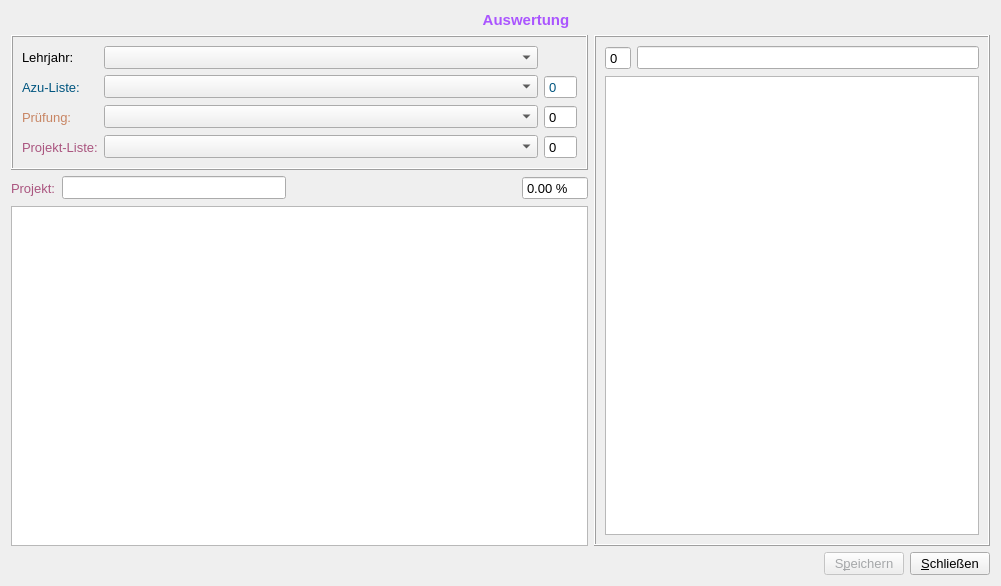
<?xml version="1.0" encoding="UTF-8"?>
<ui version="4.0">
 <class>FormEvaluation</class>
 <widget class="QWidget" name="FormEvaluation">
  <property name="geometry">
   <rect>
    <x>0</x>
    <y>0</y>
    <width>1001</width>
    <height>586</height>
   </rect>
  </property>
  <property name="font">
   <font>
    <pointsize>10</pointsize>
   </font>
  </property>
  <property name="windowTitle">
   <string>Form</string>
  </property>
  <layout class="QGridLayout" name="gridLayout_3">
   <item row="2" column="3">
    <widget class="QDoubleSpinBox" name="projektProzentBox">
     <property name="readOnly">
      <bool>true</bool>
     </property>
     <property name="buttonSymbols">
      <enum>QAbstractSpinBox::NoButtons</enum>
     </property>
     <property name="prefix">
      <string/>
     </property>
     <property name="suffix">
      <string> %</string>
     </property>
     <property name="maximum">
      <double>100.000000000000000</double>
     </property>
    </widget>
   </item>
   <item row="2" column="0">
    <widget class="QLabel" name="label_2">
     <property name="palette">
      <palette>
       <active>
        <colorrole role="WindowText">
         <brush brushstyle="SolidPattern">
          <color alpha="255">
           <red>170</red>
           <green>85</green>
           <blue>127</blue>
          </color>
         </brush>
        </colorrole>
       </active>
       <inactive>
        <colorrole role="WindowText">
         <brush brushstyle="SolidPattern">
          <color alpha="255">
           <red>170</red>
           <green>85</green>
           <blue>127</blue>
          </color>
         </brush>
        </colorrole>
       </inactive>
       <disabled>
        <colorrole role="WindowText">
         <brush brushstyle="SolidPattern">
          <color alpha="255">
           <red>120</red>
           <green>120</green>
           <blue>120</blue>
          </color>
         </brush>
        </colorrole>
       </disabled>
      </palette>
     </property>
     <property name="text">
      <string>Projekt:</string>
     </property>
    </widget>
   </item>
   <item row="1" column="0" colspan="4">
    <widget class="QFrame" name="frame">
     <property name="sizePolicy">
      <sizepolicy hsizetype="Preferred" vsizetype="Preferred">
       <horstretch>0</horstretch>
       <verstretch>0</verstretch>
      </sizepolicy>
     </property>
     <property name="maximumSize">
      <size>
       <width>1000</width>
       <height>16777215</height>
      </size>
     </property>
     <property name="frameShape">
      <enum>QFrame::Box</enum>
     </property>
     <property name="frameShadow">
      <enum>QFrame::Raised</enum>
     </property>
     <layout class="QGridLayout" name="gridLayout">
      <item row="0" column="0">
       <widget class="QLabel" name="label_6">
        <property name="text">
         <string>Lehrjahr:</string>
        </property>
       </widget>
      </item>
      <item row="0" column="1">
       <widget class="QComboBox" name="azubiSortBox">
        <property name="sizePolicy">
         <sizepolicy hsizetype="Expanding" vsizetype="Fixed">
          <horstretch>0</horstretch>
          <verstretch>0</verstretch>
         </sizepolicy>
        </property>
        <property name="maximumSize">
         <size>
          <width>16777215</width>
          <height>16777215</height>
         </size>
        </property>
       </widget>
      </item>
      <item row="1" column="0">
       <widget class="QLabel" name="label_5">
        <property name="palette">
         <palette>
          <active>
           <colorrole role="WindowText">
            <brush brushstyle="SolidPattern">
             <color alpha="255">
              <red>0</red>
              <green>85</green>
              <blue>127</blue>
             </color>
            </brush>
           </colorrole>
          </active>
          <inactive>
           <colorrole role="WindowText">
            <brush brushstyle="SolidPattern">
             <color alpha="255">
              <red>0</red>
              <green>85</green>
              <blue>127</blue>
             </color>
            </brush>
           </colorrole>
          </inactive>
          <disabled>
           <colorrole role="WindowText">
            <brush brushstyle="SolidPattern">
             <color alpha="255">
              <red>120</red>
              <green>120</green>
              <blue>120</blue>
             </color>
            </brush>
           </colorrole>
          </disabled>
         </palette>
        </property>
        <property name="text">
         <string>Azu-Liste:</string>
        </property>
       </widget>
      </item>
      <item row="1" column="1">
       <widget class="QComboBox" name="azubiListBox">
        <property name="sizePolicy">
         <sizepolicy hsizetype="Expanding" vsizetype="Fixed">
          <horstretch>0</horstretch>
          <verstretch>0</verstretch>
         </sizepolicy>
        </property>
       </widget>
      </item>
      <item row="2" column="0">
       <widget class="QLabel" name="label_4">
        <property name="palette">
         <palette>
          <active>
           <colorrole role="WindowText">
            <brush brushstyle="SolidPattern">
             <color alpha="255">
              <red>200</red>
              <green>133</green>
              <blue>99</blue>
             </color>
            </brush>
           </colorrole>
          </active>
          <inactive>
           <colorrole role="WindowText">
            <brush brushstyle="SolidPattern">
             <color alpha="255">
              <red>200</red>
              <green>133</green>
              <blue>99</blue>
             </color>
            </brush>
           </colorrole>
          </inactive>
          <disabled>
           <colorrole role="WindowText">
            <brush brushstyle="SolidPattern">
             <color alpha="255">
              <red>120</red>
              <green>120</green>
              <blue>120</blue>
             </color>
            </brush>
           </colorrole>
          </disabled>
         </palette>
        </property>
        <property name="text">
         <string>Prüfung:</string>
        </property>
       </widget>
      </item>
      <item row="2" column="1">
       <widget class="QComboBox" name="skillListBox">
        <property name="sizePolicy">
         <sizepolicy hsizetype="Expanding" vsizetype="Fixed">
          <horstretch>0</horstretch>
          <verstretch>0</verstretch>
         </sizepolicy>
        </property>
       </widget>
      </item>
      <item row="3" column="0">
       <widget class="QLabel" name="label_3">
        <property name="palette">
         <palette>
          <active>
           <colorrole role="WindowText">
            <brush brushstyle="SolidPattern">
             <color alpha="255">
              <red>170</red>
              <green>85</green>
              <blue>127</blue>
             </color>
            </brush>
           </colorrole>
          </active>
          <inactive>
           <colorrole role="WindowText">
            <brush brushstyle="SolidPattern">
             <color alpha="255">
              <red>170</red>
              <green>85</green>
              <blue>127</blue>
             </color>
            </brush>
           </colorrole>
          </inactive>
          <disabled>
           <colorrole role="WindowText">
            <brush brushstyle="SolidPattern">
             <color alpha="255">
              <red>120</red>
              <green>120</green>
              <blue>120</blue>
             </color>
            </brush>
           </colorrole>
          </disabled>
         </palette>
        </property>
        <property name="text">
         <string>Projekt-Liste:</string>
        </property>
       </widget>
      </item>
      <item row="3" column="1">
       <widget class="QComboBox" name="projektListBox">
        <property name="sizePolicy">
         <sizepolicy hsizetype="Expanding" vsizetype="Fixed">
          <horstretch>0</horstretch>
          <verstretch>0</verstretch>
         </sizepolicy>
        </property>
       </widget>
      </item>
      <item row="1" column="2">
       <widget class="QSpinBox" name="countAzubiBox">
        <property name="palette">
         <palette>
          <active>
           <colorrole role="Text">
            <brush brushstyle="SolidPattern">
             <color alpha="255">
              <red>0</red>
              <green>85</green>
              <blue>127</blue>
             </color>
            </brush>
           </colorrole>
          </active>
          <inactive>
           <colorrole role="Text">
            <brush brushstyle="SolidPattern">
             <color alpha="255">
              <red>0</red>
              <green>85</green>
              <blue>127</blue>
             </color>
            </brush>
           </colorrole>
          </inactive>
          <disabled>
           <colorrole role="Text">
            <brush brushstyle="SolidPattern">
             <color alpha="255">
              <red>172</red>
              <green>174</green>
              <blue>176</blue>
             </color>
            </brush>
           </colorrole>
          </disabled>
         </palette>
        </property>
        <property name="alignment">
         <set>Qt::AlignLeading|Qt::AlignLeft|Qt::AlignVCenter</set>
        </property>
        <property name="readOnly">
         <bool>true</bool>
        </property>
        <property name="buttonSymbols">
         <enum>QAbstractSpinBox::NoButtons</enum>
        </property>
        <property name="maximum">
         <number>999</number>
        </property>
       </widget>
      </item>
      <item row="2" column="2">
       <widget class="QSpinBox" name="countSkillBox">
        <property name="readOnly">
         <bool>true</bool>
        </property>
        <property name="buttonSymbols">
         <enum>QAbstractSpinBox::NoButtons</enum>
        </property>
       </widget>
      </item>
      <item row="3" column="2">
       <widget class="QSpinBox" name="countProjektBox">
        <property name="readOnly">
         <bool>true</bool>
        </property>
        <property name="buttonSymbols">
         <enum>QAbstractSpinBox::NoButtons</enum>
        </property>
       </widget>
      </item>
     </layout>
    </widget>
   </item>
   <item row="3" column="0" colspan="4">
    <widget class="QTableWidget" name="fragenTableWidget"/>
   </item>
   <item row="0" column="1" colspan="5">
    <widget class="QLabel" name="label">
     <property name="palette">
      <palette>
       <active>
        <colorrole role="WindowText">
         <brush brushstyle="SolidPattern">
          <color alpha="255">
           <red>170</red>
           <green>85</green>
           <blue>255</blue>
          </color>
         </brush>
        </colorrole>
       </active>
       <inactive>
        <colorrole role="WindowText">
         <brush brushstyle="SolidPattern">
          <color alpha="255">
           <red>170</red>
           <green>85</green>
           <blue>255</blue>
          </color>
         </brush>
        </colorrole>
       </inactive>
       <disabled>
        <colorrole role="WindowText">
         <brush brushstyle="SolidPattern">
          <color alpha="255">
           <red>165</red>
           <green>167</green>
           <blue>169</blue>
          </color>
         </brush>
        </colorrole>
       </disabled>
      </palette>
     </property>
     <property name="font">
      <font>
       <pointsize>11</pointsize>
       <weight>75</weight>
       <bold>true</bold>
      </font>
     </property>
     <property name="text">
      <string>Auswertung</string>
     </property>
     <property name="alignment">
      <set>Qt::AlignCenter</set>
     </property>
    </widget>
   </item>
   <item row="4" column="5">
    <layout class="QHBoxLayout" name="horizontalLayout">
     <item>
      <widget class="QPushButton" name="saveButton">
       <property name="enabled">
        <bool>false</bool>
       </property>
       <property name="palette">
        <palette>
         <active>
          <colorrole role="ButtonText">
           <brush brushstyle="SolidPattern">
            <color alpha="255">
             <red>170</red>
             <green>0</green>
             <blue>0</blue>
            </color>
           </brush>
          </colorrole>
         </active>
         <inactive>
          <colorrole role="ButtonText">
           <brush brushstyle="SolidPattern">
            <color alpha="255">
             <red>170</red>
             <green>0</green>
             <blue>0</blue>
            </color>
           </brush>
          </colorrole>
         </inactive>
         <disabled>
          <colorrole role="ButtonText">
           <brush brushstyle="SolidPattern">
            <color alpha="255">
             <red>165</red>
             <green>167</green>
             <blue>169</blue>
            </color>
           </brush>
          </colorrole>
         </disabled>
        </palette>
       </property>
       <property name="text">
        <string>S&amp;peichern</string>
       </property>
      </widget>
     </item>
     <item>
      <widget class="QPushButton" name="closeButton">
       <property name="text">
        <string>&amp;Schließen</string>
       </property>
      </widget>
     </item>
    </layout>
   </item>
   <item row="4" column="4">
    <spacer name="horizontalSpacer">
     <property name="orientation">
      <enum>Qt::Horizontal</enum>
     </property>
     <property name="sizeHint" stdset="0">
      <size>
       <width>40</width>
       <height>20</height>
      </size>
     </property>
    </spacer>
   </item>
   <item row="1" column="4" rowspan="3" colspan="2">
    <widget class="QFrame" name="frame_2">
     <property name="sizePolicy">
      <sizepolicy hsizetype="Expanding" vsizetype="Expanding">
       <horstretch>0</horstretch>
       <verstretch>0</verstretch>
      </sizepolicy>
     </property>
     <property name="frameShape">
      <enum>QFrame::Box</enum>
     </property>
     <property name="frameShadow">
      <enum>QFrame::Raised</enum>
     </property>
     <layout class="QGridLayout" name="gridLayout_2">
      <item row="0" column="1">
       <widget class="QLineEdit" name="azuNameEdit">
        <property name="palette">
         <palette>
          <active>
           <colorrole role="WindowText">
            <brush brushstyle="SolidPattern">
             <color alpha="255">
              <red>0</red>
              <green>85</green>
              <blue>127</blue>
             </color>
            </brush>
           </colorrole>
          </active>
          <inactive>
           <colorrole role="WindowText">
            <brush brushstyle="SolidPattern">
             <color alpha="255">
              <red>0</red>
              <green>85</green>
              <blue>127</blue>
             </color>
            </brush>
           </colorrole>
          </inactive>
          <disabled>
           <colorrole role="WindowText">
            <brush brushstyle="SolidPattern">
             <color alpha="255">
              <red>120</red>
              <green>120</green>
              <blue>120</blue>
             </color>
            </brush>
           </colorrole>
          </disabled>
         </palette>
        </property>
        <property name="readOnly">
         <bool>true</bool>
        </property>
       </widget>
      </item>
      <item row="0" column="0">
       <widget class="QSpinBox" name="nrBox">
        <property name="palette">
         <palette>
          <active>
           <colorrole role="WindowText">
            <brush brushstyle="SolidPattern">
             <color alpha="255">
              <red>0</red>
              <green>85</green>
              <blue>127</blue>
             </color>
            </brush>
           </colorrole>
          </active>
          <inactive>
           <colorrole role="WindowText">
            <brush brushstyle="SolidPattern">
             <color alpha="255">
              <red>0</red>
              <green>85</green>
              <blue>127</blue>
             </color>
            </brush>
           </colorrole>
          </inactive>
          <disabled>
           <colorrole role="WindowText">
            <brush brushstyle="SolidPattern">
             <color alpha="255">
              <red>120</red>
              <green>120</green>
              <blue>120</blue>
             </color>
            </brush>
           </colorrole>
          </disabled>
         </palette>
        </property>
        <property name="readOnly">
         <bool>true</bool>
        </property>
        <property name="buttonSymbols">
         <enum>QAbstractSpinBox::NoButtons</enum>
        </property>
       </widget>
      </item>
      <item row="1" column="0" colspan="2">
       <widget class="QTableWidget" name="resultTableWidget">
        <property name="sizePolicy">
         <sizepolicy hsizetype="Preferred" vsizetype="Expanding">
          <horstretch>0</horstretch>
          <verstretch>0</verstretch>
         </sizepolicy>
        </property>
       </widget>
      </item>
     </layout>
    </widget>
   </item>
   <item row="2" column="1">
    <widget class="QLineEdit" name="projektNameEdit">
     <property name="readOnly">
      <bool>true</bool>
     </property>
    </widget>
   </item>
   <item row="2" column="2">
    <spacer name="horizontalSpacer_3">
     <property name="orientation">
      <enum>Qt::Horizontal</enum>
     </property>
     <property name="sizeHint" stdset="0">
      <size>
       <width>40</width>
       <height>20</height>
      </size>
     </property>
    </spacer>
   </item>
   <item row="4" column="0" colspan="4">
    <spacer name="horizontalSpacer_2">
     <property name="orientation">
      <enum>Qt::Horizontal</enum>
     </property>
     <property name="sizeHint" stdset="0">
      <size>
       <width>40</width>
       <height>20</height>
      </size>
     </property>
    </spacer>
   </item>
  </layout>
 </widget>
 <resources/>
 <connections/>
</ui>
